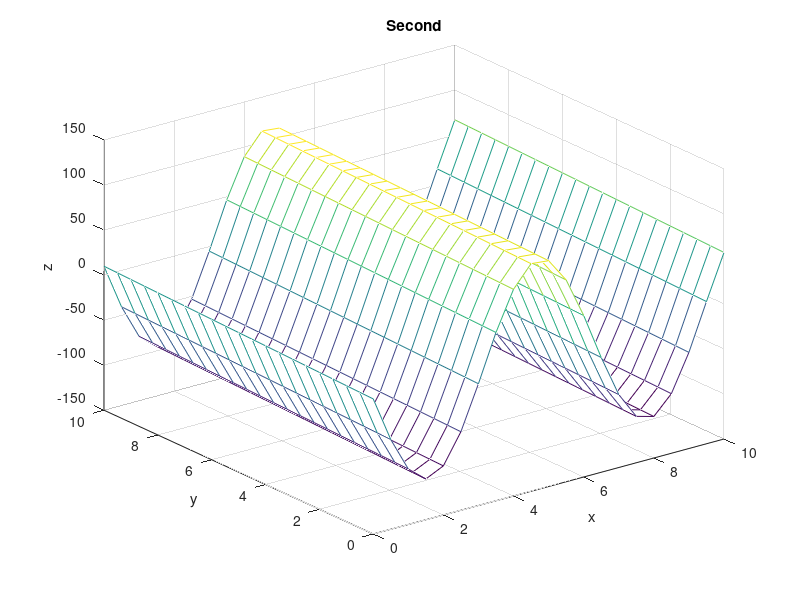

Write MATLAB code to recreate this figure.
%% First
a = input('a=');

[X,Y] = meshgrid(0 : 0.5 : 10);

Z = a.*sin(sqrt(X.^2 + Y.^2))./ sin(sqrt(X.^2 + Y.^2));


plot3(X, Y, Z);
title('First');
xlabel('x');
ylabel('y');
zlabel('z');

%% Second

[X,Y] = meshgrid(0 : 0.5 : 10);

Z = -X*sin(X) - Y*cos(Y);

mesh(X, Y, Z);
title('Second');
xlabel('x');
ylabel('y');
zlabel('z');
